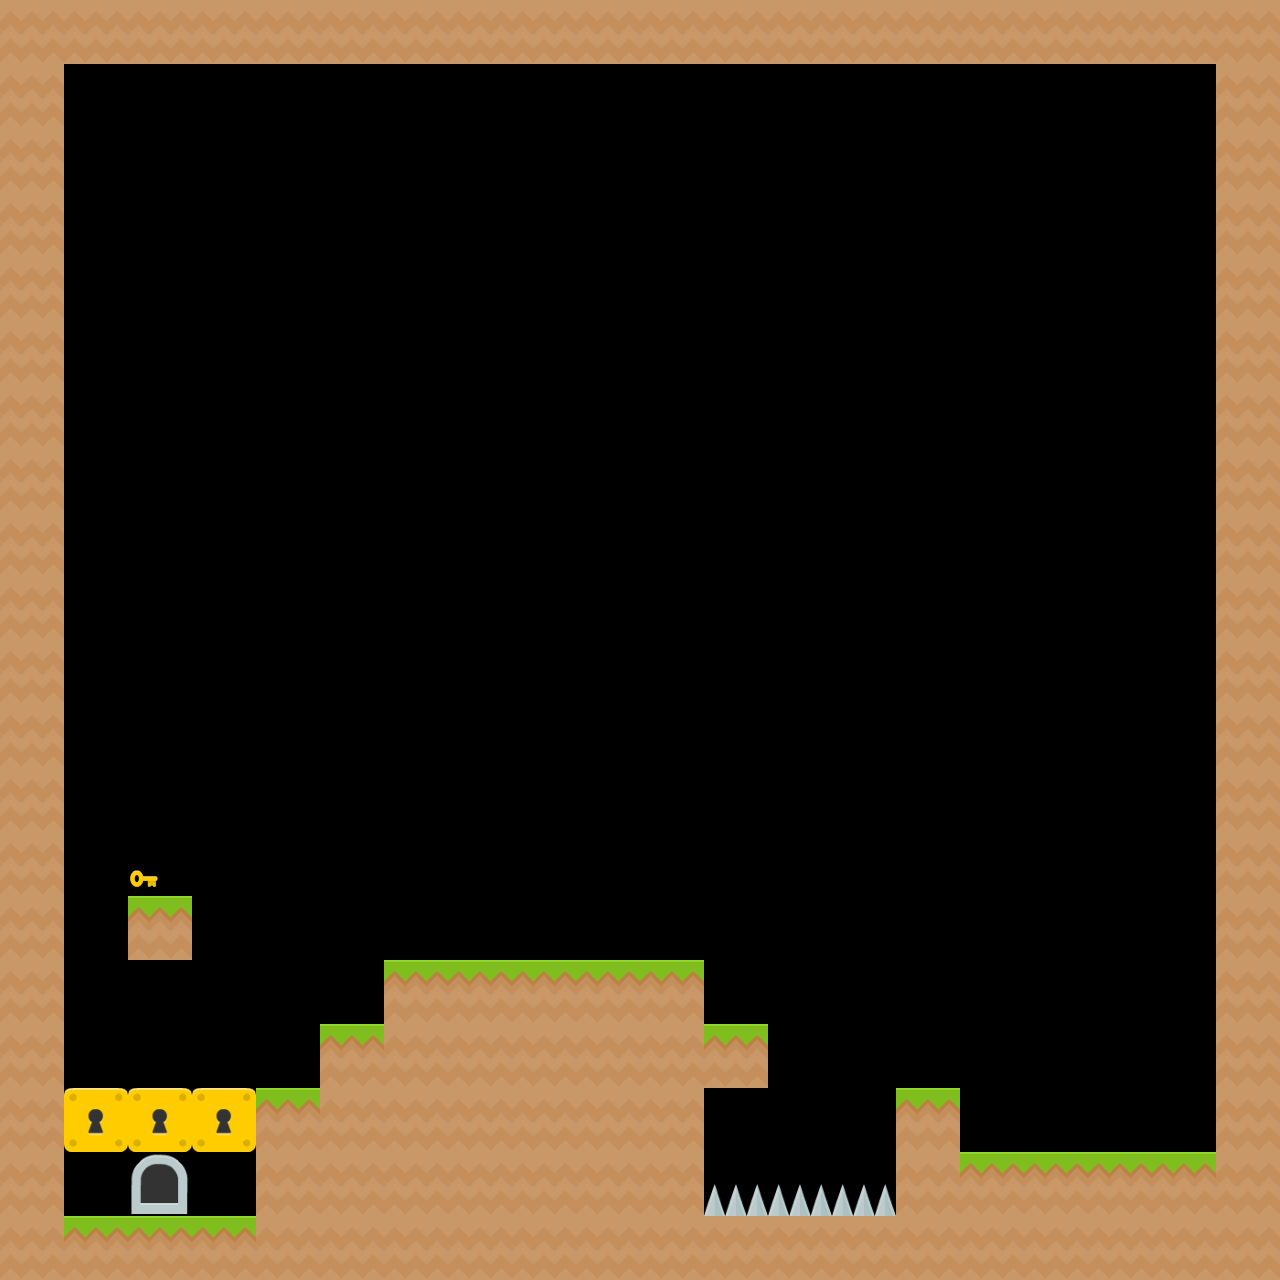

Tiled map render using the project's own tile images. Description and the whole map definition, tile-layer contents included, below:
An orthogonal 20x20 tile map with 64x64 px tiles, 2 tile layers (Setup, Usefull) and 3 objects (Player_spawn, Border).

<map version="1.9" tiledversion="1.9.2" orientation="orthogonal" renderorder="right-down" width="20" height="20" tilewidth="64" tileheight="64" infinite="0" nextlayerid="4" nextobjectid="6">
 <tileset firstgid="1" source="platformer_tile_set..tsx" />
 <layer id="1" name="Setup" width="20" height="20">
  <data encoding="csv">
0,4,6,1,9,10,7,8,11,0,0,0,0,0,0,0,0,0,0,0,
0,0,0,0,0,0,0,0,0,0,0,0,0,0,0,0,0,0,0,0,
0,0,0,0,0,0,0,0,0,0,0,0,0,0,0,0,0,0,0,0,
0,0,0,0,0,0,0,0,0,0,0,0,0,0,0,0,0,0,0,0,
0,0,0,0,0,0,0,0,0,0,0,0,0,0,0,0,0,0,0,0,
0,0,0,0,0,0,0,0,0,0,0,0,0,0,0,0,0,0,0,0,
0,0,0,0,0,0,0,0,0,0,0,0,0,0,0,0,0,0,0,0,
0,0,0,0,0,0,0,0,0,0,0,0,0,0,0,0,0,0,0,0,
0,0,0,0,0,0,0,0,0,0,0,0,0,0,0,0,0,0,0,0,
0,0,0,0,0,0,0,0,0,0,0,0,0,0,0,0,0,0,0,0,
0,0,0,0,0,0,0,0,0,0,0,0,0,0,0,0,0,0,0,0,
0,0,0,0,0,0,0,0,0,0,0,0,0,0,0,0,0,0,0,0,
0,0,0,0,0,0,0,0,0,0,0,0,0,0,0,0,0,0,0,0,
0,0,0,0,0,0,0,0,0,0,0,0,0,0,0,0,0,0,0,0,
0,0,0,0,0,0,0,0,0,0,0,0,0,0,0,0,0,0,0,0,
0,0,0,0,0,0,0,0,0,0,0,0,0,0,0,0,0,0,0,0,
0,0,0,0,0,0,0,0,0,0,0,0,0,0,0,0,0,0,0,0,
0,0,0,0,0,0,0,0,0,0,0,0,0,0,0,0,0,0,0,0,
0,0,0,0,0,0,0,0,0,0,0,0,0,0,0,0,0,0,0,0,
0,0,0,0,0,0,0,0,0,0,0,0,0,0,0,0,0,0,0,0
</data>
 </layer>
 <layer id="2" name="Usefull" width="20" height="20">
  <data encoding="csv">
4,4,4,4,4,4,4,4,4,4,4,4,4,4,4,4,4,4,4,4,
4,0,0,0,0,0,0,0,0,0,0,0,0,0,0,0,0,0,0,4,
4,0,0,0,0,0,0,0,0,0,0,0,0,0,0,0,0,0,0,4,
4,0,0,0,0,0,0,0,0,0,0,0,0,0,0,0,0,0,0,4,
4,0,0,0,0,0,0,0,0,0,0,0,0,0,0,0,0,0,0,4,
4,0,0,0,0,0,0,0,0,0,0,0,0,0,0,0,0,0,0,4,
4,0,0,0,0,0,0,0,0,0,0,0,0,0,0,0,0,0,0,4,
4,0,0,0,0,0,0,0,0,0,0,0,0,0,0,0,0,0,0,4,
4,0,0,0,0,0,0,0,0,0,0,0,0,0,0,0,0,0,0,4,
4,0,0,0,0,0,0,0,0,0,0,0,0,0,0,0,0,0,0,4,
4,0,0,0,0,0,0,0,0,0,0,0,0,0,0,0,0,0,0,4,
4,0,0,0,0,0,0,0,0,0,0,0,0,0,0,0,0,0,0,4,
4,0,0,0,0,0,0,0,0,0,0,0,0,0,0,0,0,0,0,4,
4,0,7,0,0,0,0,0,0,0,0,0,0,0,0,0,0,0,0,4,
4,0,6,0,0,0,0,0,0,0,0,0,0,0,0,0,0,0,0,4,
4,0,0,0,0,0,6,6,6,6,6,0,0,0,0,0,0,0,0,4,
4,0,0,0,0,6,4,4,4,4,4,6,0,0,0,0,0,0,0,4,
4,8,8,8,6,4,4,4,4,4,4,0,0,0,6,0,0,0,0,4,
4,0,11,0,4,4,4,4,4,4,4,9,9,9,4,6,6,6,6,4,
4,6,6,6,4,4,4,4,4,4,4,4,4,4,4,4,4,4,4,4
</data>
 </layer>
 <objectgroup id="3" name="Spawn">
  <object id="1" name="Player_spawn" x="1152" y="1151">
   <point />
  </object>
  <object id="2" x="1976" y="814.5" width="108" height="19">
   <text wrap="1">Bonjour Monde</text>
  </object>
  <object id="5" name="Border" x="1280" y="896">
   <point />
  </object>
 </objectgroup>
</map>
